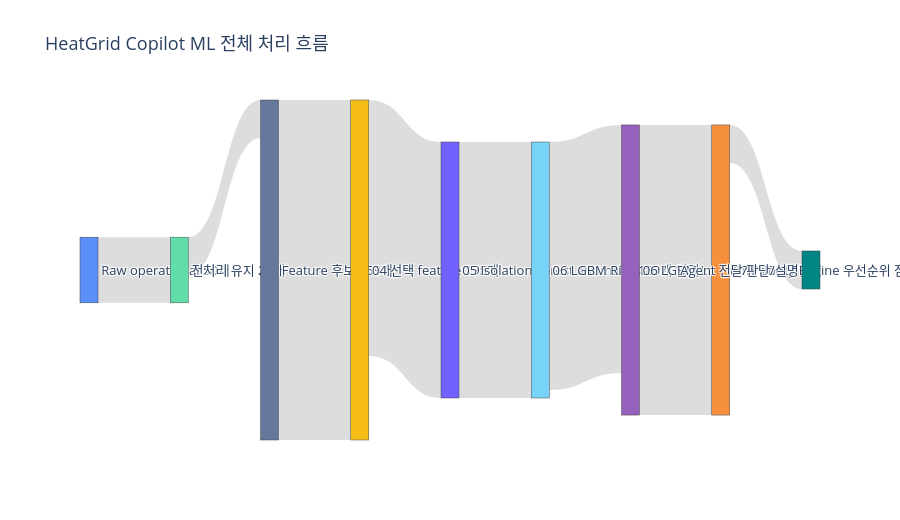

Notebook code cell kept with this figure:
### Markdown cell above
## 1. 전체 구조 요약

현재 프로젝트의 공식 흐름은 다음 구조다.

1. 29개 operational base column을 유지한다.
2. windowing과 feature engineering으로 모델 입력 feature를 만든다.
3. Isolation Forest가 정상 패턴 대비 이상 정도를 `anomaly_score`로 산출한다.
4. LightGBM risk 모델이 고장신고 전 위험 패턴과의 유사도를 `risk_probability`로 산출한다.
5. LightGBM leadtime 모델이 신고 전 pseudo lead time bucket을 추정한다.
6. Priority Engine이 `anomaly + risk + leadtime + event history`를 합쳐 설비실별 점검 우선순위를 계산한다.

중요한 해석 원칙은 다음과 같다.

- Isolation Forest 결과는 고장 확정이 아니라 정상 패턴 대비 이탈 정도다.
- risk 모델 결과는 실제 고장 확률이라기보다 `faults.csv` 신고 전 위험 패턴과의 유사도다.
- leadtime 모델은 실제 고장 발생 시각 예측이 아니라 신고시점 기준 pseudo lead time bucket 추정이다.

### Code cell
stages = [
    "Raw operational\n50개",
    "전처리 유지\n29개",
    "Feature 후보\n259개",
    "04 선택 feature\n195개",
    "05 Isolation Forest\nanomaly_score",
    "06 LGBM Risk\n189개 입력",
    "06 LGBM Leadtime\n221개 입력",
    "07 Priority Engine\n우선순위 점수",
    "Agent 전달\n판단/설명",
]
fig = go.Figure(data=[go.Sankey(
    node=dict(
        pad=18,
        thickness=18,
        label=stages,
        color=["#5B8FF9", "#61DDAA", "#65789B", "#F6BD16", "#7262FD", "#78D3F8", "#9661BC", "#F6903D", "#008685"],
    ),
    link=dict(
        source=[0, 1, 2, 3, 4, 5, 6, 7],
        target=[1, 2, 3, 4, 5, 6, 7, 8],
        value=[50, 29, 259, 195, 195, 189, 221, 29],
        color="rgba(120,120,120,0.25)",
    )
)])
fig.update_layout(title="HeatGrid Copilot ML 전체 처리 흐름", font=dict(size=13), height=520)
fig.show()

### Figure 1 — Plotly figure (JSON) as saved in the notebook; plotly's stock layout.template omitted (floating-point values rounded to 4 significant figures)
{"data": [{"link": {"color": "rgba(120,120,120,0.25)", "source": [0, 1, 2, 3, 4, 5, 6, 7], "target": [1, 2, 3, 4, 5, 6, 7, 8], "value": [50, 29, 259, 195, 195, 189, 221, 29]}, "node": {"color": ["#5B8FF9", "#61DDAA", "#65789B", "#F6BD16", "#7262FD", "#78D3F8", "#9661BC", "#F6903D", "#008685"], "label": ["Raw operational\n50개", "전처리 유지\n29개", "Feature 후보\n259개", "04 선택 feature\n195개", "05 Isolation Forest\nanomaly_score", "06 LGBM Risk\n189개 입력", "06 LGBM Leadtime\n221개 입력", "07 Priority Engine\n우선순위 점수", "Agent 전달\n판단/설명"], "pad": 18, "thickness": 18}, "type": "sankey"}], "layout": {"font": {"size": 13}, "height": 520, "title": {"text": "HeatGrid Copilot ML 전체 처리 흐름"}}}
